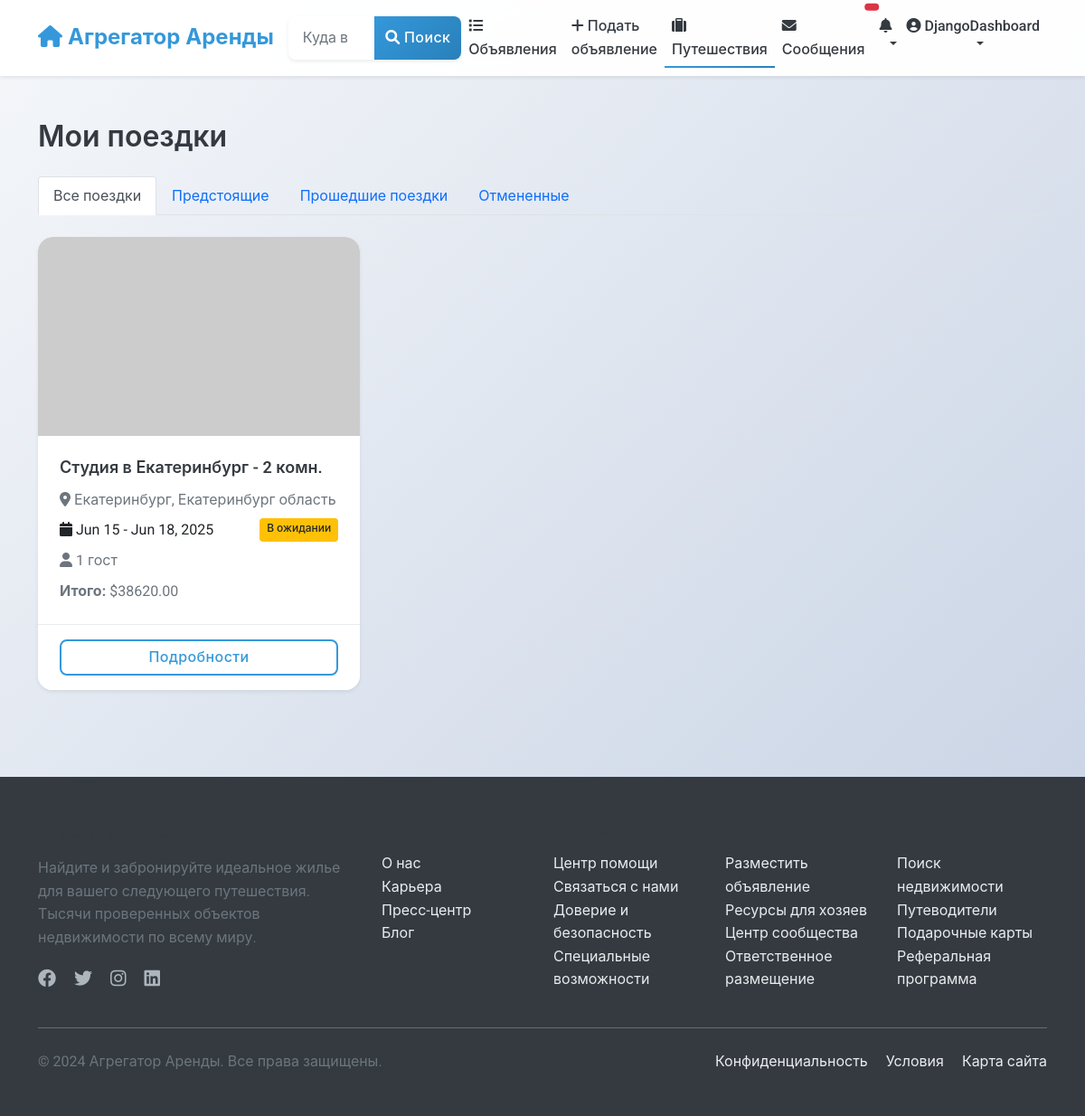
Before: /listings/my-bookings/ (signed in) with the older database file.
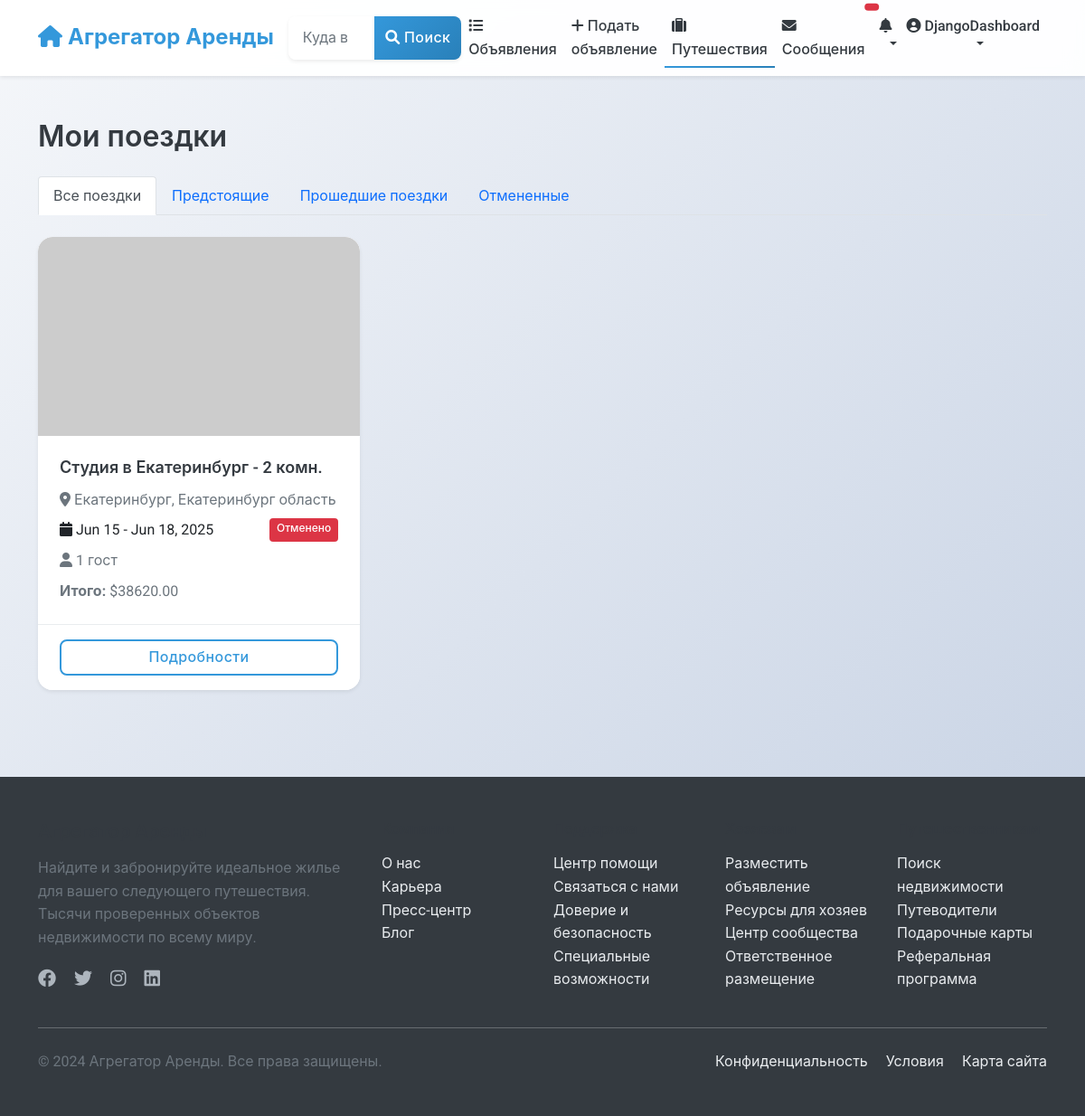
After: the same page with the newer database file.
### listings/models.py (models this page shows, shortened)
class Booking(models.Model):
    STATUS_CHOICES = [
        ('pending', _('Pending')),
        ('confirmed', _('Confirmed')),
        ('canceled', _('Canceled')),
        ('completed', _('Completed')),
    ]
    start_date = models.DateField(_("Check-in date"))
    end_date = models.DateField(_("Check-out date"))
    guests = models.PositiveSmallIntegerField(_("Number of guests"))
    status = models.CharField(_("Status"), max_length=20, choices=STATUS_CHOICES, default='pending')
    base_price = models.DecimalField(_("Base price"), max_digits=10, decimal_places=2)
    cleaning_fee = models.DecimalField(_("Cleaning fee"), max_digits=10, decimal_places=2)
    service_fee = models.DecimalField(_("Service fee"), max_digits=10, decimal_places=2)
    total_price = models.DecimalField(_("Total price"), max_digits=10, decimal_places=2)
    special_requests = models.TextField(_("Special requests"), blank=True)
    listing = models.ForeignKey(
        Listing,
        on_delete=models.CASCADE,
        related_name='bookings'
    )
    guest = models.ForeignKey(
        settings.AUTH_USER_MODEL,
        on_delete=models.CASCADE,
        related_name='bookings'
    )
    booking_reference = models.UUIDField(_("Booking reference"), default=uuid.uuid4, editable=False, unique=True)
    created_at = models.DateTimeField(_("Created at"), auto_now_add=True)
    updated_at = models.DateTimeField(_("Updated at"), auto_now=True)
    class Meta:
        verbose_name = _("Booking")
        verbose_name_plural = _("Bookings")
        ordering = ['-created_at']

class Listing(models.Model):
    title = models.CharField(_("Title"), max_length=100)
    description = models.TextField(_("Description"))
    address = models.CharField(_("Address"), max_length=255)
    city = models.CharField(_("City"), max_length=100)
    state = models.CharField(_("State/Province"), max_length=100)
    country = models.CharField(_("Country"), max_length=100)
    zip_code = models.CharField(_("ZIP/Postal Code"), max_length=20)
    latitude = models.DecimalField(_("Latitude"), max_digits=10, decimal_places=7, null=True, blank=True)
    longitude = models.DecimalField(_("Longitude"), max_digits=10, decimal_places=7, null=True, blank=True)
    price_per_night = models.DecimalField(_("Price per night"), max_digits=10, decimal_places=2)
    cleaning_fee = models.DecimalField(_("Cleaning fee"), max_digits=10, decimal_places=2, default=0)
    service_fee = models.DecimalField(_("Service fee"), max_digits=10, decimal_places=2, default=0)
    bedrooms = models.PositiveSmallIntegerField(_("Bedrooms"))
    bathrooms = models.DecimalField(_("Bathrooms"), max_digits=3, decimal_places=1)
    accommodates = models.PositiveSmallIntegerField(_("Accommodates"))
    property_type = models.CharField(_("Property type"), max_length=50)
    image_urls = models.JSONField(_("Image URLs"), default=list, null=True, blank=True)
    verification_video = models.FileField(
        _("Verification Video"),
        upload_to='verification_videos/',
        null=True,
        blank=True,
        help_text=_("Video proof of property compliance (max 250MB, for moderation only)")
    )
    amenities = models.JSONField(_("Amenities"), default=list)
    house_rules = models.TextField(_("House rules"), blank=True)
    check_in_time = models.TimeField(_("Check-in time"), null=True, blank=True)
    check_out_time = models.TimeField(_("Check-out time"), null=True, blank=True)
    minimum_nights = models.PositiveSmallIntegerField(_("Minimum nights"), default=1)
    maximum_nights = models.PositiveSmallIntegerField(_("Maximum nights"), default=30)
    is_active = models.BooleanField(_("Is active"), default=True)
    is_approved = models.BooleanField(_("Is approved"), default=False)
    host = models.ForeignKey(
        settings.AUTH_USER_MODEL,
        on_delete=models.CASCADE,
        related_name='listings'
    )
    created_at = models.DateTimeField(_("Created at"), auto_now_add=True)
    updated_at = models.DateTimeField(_("Updated at"), auto_now=True)
    class Meta:
        verbose_name = _("Listing")
        verbose_name_plural = _("Listings")
        ordering = ['-created_at', '-id']
        ordering = ['-created_at']
    @property
    def main_image_url(self):
        main_image = self.images.filter(is_main=True).first()
        if main_image:
            return main_image.image.url
        first_image = self.images.first()
        if first_image:
            return first_image.image.url
        if self.image_urls and len(self.image_urls) > 0:
            return self.image_urls[0]
        return "https://via.placeholder.com/800x600.png?text=No+Image+Available"

### listings/views.py (the view)
# urls.py: path('my-bookings/', views.user_bookings, name='user_bookings'),
@login_required
def user_bookings(request):
    bookings = Booking.objects.filter(guest=request.user).select_related('listing')
    status = request.GET.get('status')
    if status and status in [choice[0] for choice in Booking.STATUS_CHOICES]:
        bookings = bookings.filter(status=status)
    return render(request, 'listings/user_bookings.html', {
        'bookings': bookings,
        'status_choices': Booking.STATUS_CHOICES,
        'current_status': status
    })

### notifications/templatetags/notify_tags.py (called while the page is built)
@register.simple_tag(takes_context=True)
def notification_count(context):
    user = context['request'].user
    if user.is_authenticated:
        count = user.notifications.filter(is_read=False).count()
        return count
    return 0

### listings/templates/listings/user_bookings.html (shortened to what the changed rows need)
{% extends 'base.html' %}
{% load static %}
{% block content %}
<div class="container py-4">
    <div class="row">
        <div class="col-12">
            <h2 class="mb-4">Мои поездки</h2>
            {% if bookings %}
                <div class="row row-cols-1 row-cols-md-2 row-cols-lg-3 g-4">
                    {% for booking in bookings %}
                    <div class="col">
                        <div class="card h-100 shadow-sm">
                            <img src="{{ booking.listing.main_image_url }}" class="card-img-top" alt="{{ booking.listing.title }}">
                            <div class="card-body">
                                <h5 class="card-title">{{ booking.listing.title }}</h5>
                                <p class="card-text text-muted mb-2">
                                    <i class="fas fa-map-marker-alt"></i> {{ booking.listing.city }}, {{ booking.listing.state }}
                                </p>
                                <div class="d-flex justify-content-between mb-2">
                                    <span>
                                        <i class="fas fa-calendar"></i> {{ booking.start_date|date:"M d" }} - {{ booking.end_date|date:"M d, Y" }}
                                    </span>
                                    <span class="badge {% if booking.status == 'confirmed' %}bg-success{% elif booking.status == 'pending' %}bg-warning text-dark{% elif booking.status == 'canceled' %}bg-danger{% elif booking.status == 'completed' %}bg-secondary{% endif %}">
                                        {% if booking.status == 'confirmed' %}Подтверждено
                                        {% elif booking.status == 'pending' %}В ожидании
                                        {% elif booking.status == 'canceled' %}Отменено
                                        {% elif booking.status == 'completed' %}Завершено
                                        {% endif %}
                                    </span>
                                </div>
                                <p class="card-text mb-2">
                                    <i class="fas fa-user"></i> {{ booking.guests }} гост{{ booking.guests|pluralize:"ь,я,ей" }}
                                </p>
                                <p class="card-text">
                                    <strong>Итого:</strong> ${{ booking.total_price }}
                                </p>
                            </div>
                            <div class="card-footer bg-white">
                                <div class="d-grid">
                                    <a href="{% url 'listings:booking_detail' reference=booking.booking_reference %}" class="btn btn-outline-primary">
                                        Подробности
                                    </a>
                                </div>
                            </div>
                        </div>
                    </div>
                    {% endfor %}
                </div>
            {% endif %}
        </div>
    </div>
</div>
{% endblock %}

Changed rows visible on the page:
changed Booking "Jun 15": status "В ожидании" → "Отменено"
